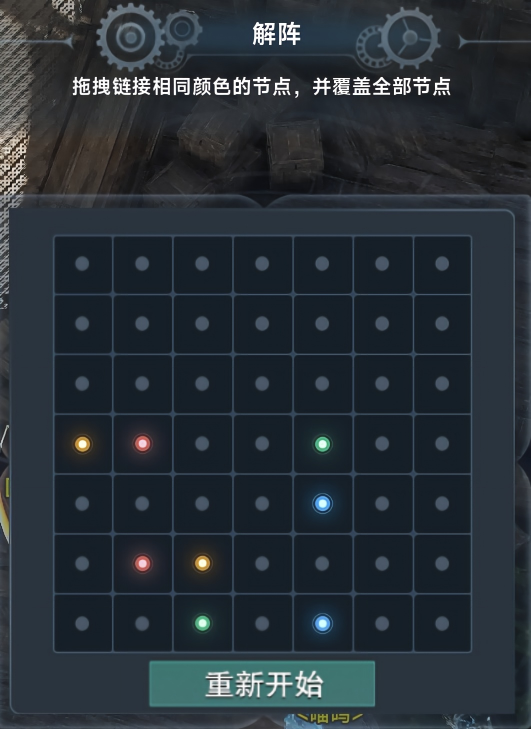
#> input picture solver/sample.png, 531 x 729 px
$ python auto_solve.py sample.png
#> lines starting #> are read from the running program, lines starting #| are printed output that depends on the picture; after the words box and inside, x2 and y2 are one past the last pixel; in counts of white or black regions, pixels touching at a corner belong together
# -*- coding: utf-8 -*-
"""
解阵 / Flow 连线 —— 截图直读求解器
用法:
    python auto_solve.py 截图.png [-o 输出.png]
自动定位棋盘、重建 7x7 网格、识别彩色端点、求解、把路径叠回原图。
"""
import argparse
import colorsys
import sys
from collections import deque

import numpy as np
from PIL import Image, ImageDraw

DIRS = [(-1, 0), (1, 0), (0, -1), (0, 1)]

# 色相参考（剑网三解阵实际色彩：红/橙/黄/绿/蓝/紫/粉，无青色）
HUES = [
    ('红', 0), ('橙', 22), ('黄', 41), ('绿', 152),
    ('蓝', 205), ('紫', 275), ('粉', 328),
]
PALETTE = {
    '红': (255, 72, 72), '橙': (255, 140, 26), '黄': (255, 208, 64),
    '绿': (72, 224, 128), '蓝': (72, 168, 255),
    '紫': (176, 108, 255), '粉': (255, 107, 203),
}


def longest_run(v, ratio=0.45, gap=20):
    thr = v.max() * ratio
    if thr == 0:
        return None
    idx = np.where(v > thr)[0]
    if not len(idx):
        return None
    best, cur = [idx[0], idx[0]], [idx[0], idx[0]]
    for i in idx[1:]:
        if i - cur[-1] <= gap:
            cur[-1] = i
        else:
            if cur[-1] - cur[0] > best[-1] - best[0]:
                best = cur[:]
            cur = [i, i]
    if cur[-1] - cur[0] > best[-1] - best[0]:
        best = cur[:]
    return best[0], best[-1]


def find_board(arr):
    r = arr[:, :, 0].astype(int)
    g = arr[:, :, 1].astype(int)
    b = arr[:, :, 2].astype(int)
    mask = (r >= 15) & (r <= 32) & (g >= 24) & (g <= 42) & (b >= 32) & (b <= 52) & ((b - r) >= 11)
    xr = longest_run(mask.sum(axis=0))
    yr = longest_run(mask.sum(axis=1))
    if xr is None or yr is None:
        h, w = arr.shape[:2]
        return int(w * 0.05), int(h * 0.05), int(w * 0.95), int(h * 0.95)
    return xr[0], yr[0], xr[1] + 1, yr[1] + 1


def peaks(v, thr):
    out = []
    i = 0
    n = len(v)
    while i < n:
        if v[i] >= thr:
            j = i
            while j < n and v[j] >= thr:
                j += 1
            out.append((i + j - 1) / 2.0)
            i = j
        else:
            i += 1
    return out


def clean_peaks(arr):
    if not arr or len(arr) <= 1:
        return arr
    sorted_arr = sorted(arr)
    res = [sorted_arr[0]]
    for v in sorted_arr[1:]:
        if v - res[-1] >= 40:
            res.append(v)
    return res


def enforce_seven(arr, start, end):
    if len(arr) == 7:
        return arr
    if len(arr) > 7:
        return arr[:7]
    step = (end - start) / 7.0
    return [start + step * (i + 0.5) for i in range(7)]


def detect_grid(img):
    arr = np.asarray(img).astype(np.float32)
    box = find_board(arr)
    x0, y0, x1, y1 = box
    pad = 6
    sub = arr[max(0, y0 + pad):min(arr.shape[0], y1 - pad), max(0, x0 + pad):min(arr.shape[1], x1 - pad)]
    lum = sub.mean(axis=2)
    mx = sub.max(axis=2)
    mn = sub.min(axis=2)
    sat = (mx - mn) / np.maximum(mx, 1)
    bright = (lum >= 78) & (lum <= 122) & (sat < 0.35)

    colproj = bright.sum(axis=0)
    rowproj = bright.sum(axis=1)

    max_c = colproj.max() if len(colproj) else 1
    max_r = rowproj.max() if len(rowproj) else 1

    gx_raw = [x0 + pad + p for p in peaks(colproj, max(4, max_c * 0.18))]
    gy_raw = [y0 + pad + p for p in peaks(rowproj, max(4, max_r * 0.18))]

    gx = enforce_seven(clean_peaks(gx_raw), x0, x1)
    gy = enforce_seven(clean_peaks(gy_raw), y0, y1)
    return gx, gy, box


def detect_endpoints(img, gx, gy, box):
    arr = np.asarray(img).astype(np.float32)
    x0, y0, x1, y1 = box
    h, w = arr.shape[:2]

    # 锁定在棋盘区域内部
    ex0 = max(0, x0 + 4)
    ex1 = min(w - 1, x1 - 4)
    ey0 = max(0, y0 + 4)
    ey1 = min(h - 1, y1 - 4)

    sub = arr[ey0:ey1 + 1, ex0:ex1 + 1]
    mx = sub.max(axis=2)
    mn = sub.min(axis=2)
    sat = (mx - mn) / np.maximum(mx, 1)

    # 精确区分彩色发光端点与暗灰点
    is_colored = ((sat >= 0.38) & (mx >= 110)) | ((sat >= 0.28) & (mx >= 170))

    sub_ys, sub_xs = np.where(is_colored)
    if not len(sub_xs):
        return []

    pts = set(zip((sub_xs + ex0).tolist(), (sub_ys + ey0).tolist()))
    seen = set()
    groups = []
    for p in list(pts):
        if p in seen:
            continue
        q = deque([p])
        seen.add(p)
        grp = []
        while q:
            cx, cy = q.popleft()
            grp.append((cx, cy))
            for dx in (-1, 0, 1):
                for dy in (-1, 0, 1):
                    if dx == 0 and dy == 0:
                        continue
                    n = (cx + dx, cy + dy)
                    if n in pts and n not in seen:
                        seen.add(n)
                        q.append(n)
        if 45 <= len(grp) <= 800:
            groups.append(grp)

    out = []
    seen_cells = set()
    for grp in groups:
        grp_sorted = sorted(grp, key=lambda p: -float(arr[p[1], p[0]].sum()))
        top = grp_sorted[:max(1, len(grp) // 4)]
        rr = float(np.mean([arr[y, x, 0] for x, y in top]))
        gg = float(np.mean([arr[y, x, 1] for x, y in top]))
        bb = float(np.mean([arr[y, x, 2] for x, y in top]))
        hh, ss, vv = colorsys.rgb_to_hsv(rr / 255.0, gg / 255.0, bb / 255.0)
        hue = hh * 360.0
        cx = float(np.mean([p[0] for p in grp]))
        cy = float(np.mean([p[1] for p in grp]))

        name = min(HUES, key=lambda t: min(abs(t[1] - hue), 360 - abs(t[1] - hue)))[0]
        ci = int(min(range(len(gx)), key=lambda i: abs(gx[i] - cx)))
        ri = int(min(range(len(gy)), key=lambda i: abs(gy[i] - cy)))

        cell_key = (name, ri, ci)
        if cell_key not in seen_cells:
            seen_cells.add(cell_key)
            out.append((name, ri, ci, hue, cx, cy))
    return out


def solve(nr, nc, ends):
    board = [[None] * nc for _ in range(nr)]
    for name, pts in ends.items():
        for (r, c) in pts:
            board[r][c] = name
    colors = list(ends.keys())

    def nb(r, c):
        for dr, dc in DIRS:
            a, b2 = r + dr, c + dc
            if 0 <= a < nr and 0 <= b2 < nc:
                yield a, b2

    def prune(remaining):
        if not remaining:
            return True
        reach = [[False] * nc for _ in range(nr)]
        q = deque()
        for nm in remaining:
            for (r, c) in ends[nm]:
                if not reach[r][c]:
                    reach[r][c] = True
                    q.append((r, c))
        while q:
            r, c = q.popleft()
            for a, b2 in nb(r, c):
                if not reach[a][b2] and board[a][b2] is None:
                    reach[a][b2] = True
                    q.append((a, b2))
        for r in range(nr):
            for c in range(nc):
                if board[r][c] is None and not reach[r][c]:
                    return False
        return True

    def dist(nm):
        (r1, c1), (r2, c2) = ends[nm]
        return abs(r1 - r2) + abs(c1 - c2)

    # 远端点优先搜索（解法均匀美观）
    colors.sort(key=lambda nm: -dist(nm))
    paths = {}
    nodes = [0]
    LIMIT = 200000

    def dfs(idx):
        nodes[0] += 1
        if nodes[0] > LIMIT:
            return False
        if idx == len(colors):
            return all(board[r][c] is not None for r in range(nr) for c in range(nc))
        nm = colors[idx]
        start, end = ends[nm]
        path = [start]

        def walk(r, c):
            if (r, c) == end and len(path) > 1:
                if not prune(colors[idx + 1:]):
                    return False
                paths[nm] = list(path)
                if dfs(idx + 1):
                    return True
                del paths[nm]
                return False
            for a, b2 in nb(r, c):
                if (a, b2) == end:
                    path.append((a, b2))
                    ok = walk(a, b2)
                    path.pop()
                    if ok:
                        return True
                    continue
                if board[a][b2] is not None or (a, b2) in path:
                    continue
                board[a][b2] = nm
                path.append((a, b2))
                if prune(colors[idx:]):
                    if walk(a, b2):
                        return True
                path.pop()
                board[a][b2] = None
            return False

        return walk(start[0], start[1])

    ok = dfs(0)
    return ok, board, paths, nodes[0]


def main():
    ap = argparse.ArgumentParser()
    ap.add_argument('src')
    ap.add_argument('-o', '--out', default=None)
    args = ap.parse_args()

    img = Image.open(args.src).convert('RGB')
    gx, gy, box = detect_grid(img)
#> in find_board, `mask = (r >= 15) & (r <= 32) & (g >= 24) & (g <= 42) & (b >= 32) & (b ..`:
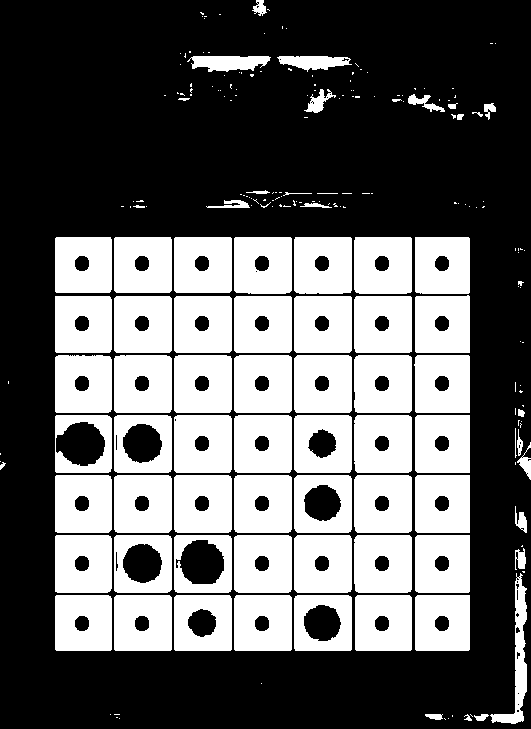
#> mask: shape (729, 531) bool; 38.9% white; 216 white regions (139 under 20 px), largest, box (x1, y1, x2, y2) and area: (294, 355, 352, 413) 3171, (234, 355, 292, 413) 3170, (174, 415, 232, 473) 3170
#> in longest_run, `thr = v.max() * ratio`: thr = 191.7
#> in longest_run, `idx = np.where(v > thr)[0]`: idx = 408 values from 55 to 522
#> in longest_run, `best, cur = [idx[0], idx[0]], [idx[0], idx[0]]`: best = [55, 55]
#> the loop in longest_run, `for i in idx[1:]:` made 407 passes
#> i on passes 1 to 3: 56, 57, 58
#> after the loop in longest_run, `for i in idx[1:]:`: best = [55, 469]
#> in find_board, `xr = longest_run(mask.sum(axis=0))`: xr = (55, 469)
#> the loop in longest_run (call 2), `for i in idx[1:]:` made 400 passes
#> i on passes 1 to 3: 238, 239, 240
#> in find_board, `yr = longest_run(mask.sum(axis=1))`: yr = (237, 650)
#> in detect_grid, `box = find_board(arr)`: box = (55, 237, 470, 651)
#> in detect_grid, `x0, y0, x1, y1 = box`: x0 = 55; y0 = 237; x1 = 470; y1 = 651
#> in detect_grid, `bright = (lum >= 78) & (lum <= 122) & (sat < 0.35)`:
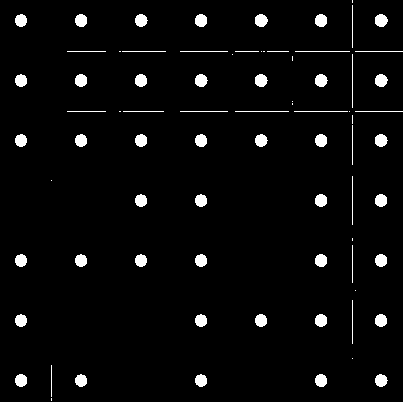
#> bright: shape (402, 403) bool; 3.7% white; 77 white regions (16 under 20 px), largest, box (x1, y1, x2, y2) and area: (255, 14, 268, 27) 132, (375, 14, 388, 27) 132, (255, 74, 268, 87) 130
#> in detect_grid, `colproj = bright.sum(axis=0)`: colproj = 403 values, max 284 at index 352, min 0 at index 0, mean 15.04
#> in detect_grid, `rowproj = bright.sum(axis=1)`: rowproj = 402 values, max 287 at index 111, min 0 at index 3, mean 15.08
#> in detect_grid, `max_c = colproj.max() if len(colproj) else 1`: max_c = 284
#> in detect_grid, `max_r = rowproj.max() if len(rowproj) else 1`: max_r = 287
#> in peaks, `n = len(v)`: n = 403
#> the loop in peaks, `while i < n:` made 350 passes
#> i on passes 17, 69: 26, 85
#> i on passes 1 to 6: 1, 2, 3, 4, 5, 6
#> after the loop in peaks, `while i < n:`: j = 386; out = [20.5, 80.5, 140.5, 200.5, 260.5, 320.5, 352, 380.5]
#> in detect_grid, `gx_raw = [x0 + pad + p for p in peaks(colproj, max(4, max_c * 0.18))]`: gx_raw = [81.5, 141.5, 201.5, 261.5, 321.5, 381.5, 413, 441.5]
#> the loop in peaks (call 2), `while i < n:` made 352 passes
#> i on passes 16, 42, 66, 92: 26, 52, 86, 112
#> in detect_grid, `gy_raw = [y0 + pad + p for p in peaks(rowproj, max(4, max_r * 0.18))]`: gy_raw = [263, 294, 323, 354, 383, 503, 563, 623]
#> in clean_peaks, `sorted_arr = sorted(arr)`: sorted_arr has the same summary as gx_raw in detect_grid
#> in clean_peaks, `res = [sorted_arr[0]]`: res = [81.5]
#> the loop in clean_peaks, `for v in sorted_arr[1:]:` made 7 passes
#> v on passes 1 to 7: 141.5, 201.5, 261.5, 321.5, 381.5, 413, 441.5
#> after the loop in clean_peaks, `for v in sorted_arr[1:]:`: res = [81.5, 141.5, 201.5, 261.5, 321.5, 381.5, 441.5]
#> the loop in clean_peaks (call 2), `for v in sorted_arr[1:]:` made 7 passes
#> v on passes 1 to 7: 294, 323, 354, 383, 503, 563, 623
#> in detect_grid, `gy = enforce_seven(clean_peaks(gy_raw), y0, y1)`: gy = [266.6, 325.7, 384.9, 444, 503.1, 562.3, 621.4]
#> gx = [81.5, 141.5, 201.5, 261.5, 321.5, 381.5, 441.5]; gy = [266.6, 325.7, 384.9, 444, 503.1, 562.3, 621.4]; box = (55, 237, 470, 651)
    print(f'棋盘区域 {box}  ->  网格 {len(gy)} 行 x {len(gx)} 列')
#| 棋盘区域 (55, 237, 470, 651)  ->  网格 7 行 x 7 列

    eps = detect_endpoints(img, gx, gy, box)
#> in detect_endpoints, `x0, y0, x1, y1 = box`: x0 = 55; y0 = 237; x1 = 470; y1 = 651
#> in detect_endpoints, `ex0 = max(0, x0 + 4)`: ex0 = 59
#> in detect_endpoints, `ex1 = min(w - 1, x1 - 4)`: ex1 = 466
#> in detect_endpoints, `ey0 = max(0, y0 + 4)`: ey0 = 241
#> in detect_endpoints, `ey1 = min(h - 1, y1 - 4)`: ey1 = 647
#> in detect_endpoints, `mx = sub.max(axis=2)`:
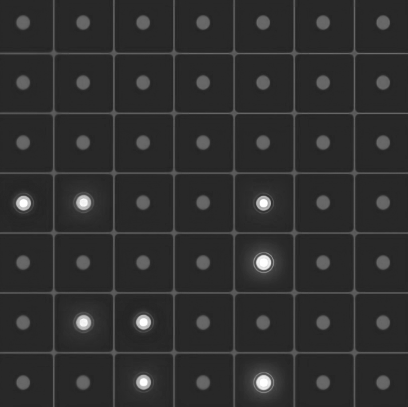
#> mx: shape (407, 408) float32; min 34, max 255, mean 47.1
#> in detect_endpoints, `mn = sub.min(axis=2)`:
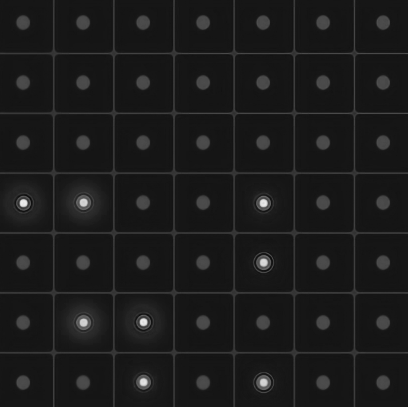
#> mn: shape (407, 408) float32; min 10, max 236, mean 27
#> in detect_endpoints, `sat = (mx - mn) / np.maximum(mx, 1)`:
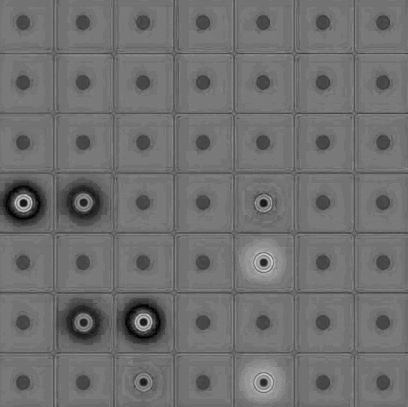
#> sat: shape (407, 408) float32; min 0, max 0.835, mean 0.437
#> in detect_endpoints, `is_colored = ((sat >= 0.38) & (mx >= 110)) | ((sat >= 0.28) & (mx >= 1..`:
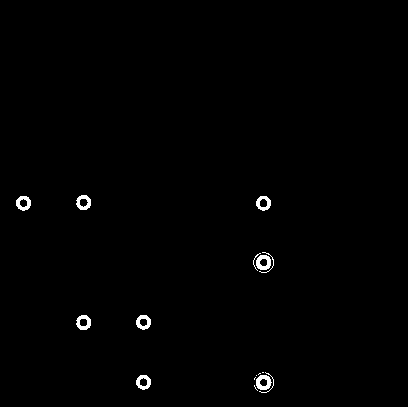
#> is_colored: shape (407, 408) bool; 0.73% white; 16 white regions (5 under 20 px), largest, box (x1, y1, x2, y2) and area: (256, 375, 272, 390) 152, (256, 255, 271, 270) 149, (76, 315, 91, 330) 136
#> in detect_endpoints, `sub_ys, sub_xs = np.where(is_colored)`: sub_ys = 1205 values from 195 to 392; sub_xs = 1205 values, max 273 at index 474, min 16 at index 125, mean 169.5
#> in detect_endpoints, `pts = set(zip((sub_xs + ex0).tolist(), (sub_ys + ey0).tolist()))`: pts = 1205 items
#> the loop in detect_endpoints, `for p in list(pts):` made 1205 passes
#> p on passes 1 to 3: (146, 441), (147, 558), (319, 512)
#> after the loop in detect_endpoints, `for p in list(pts):`: groups = 8 items; seen = 1205 items
#> the loop in detect_endpoints, `for grp in groups:` made 8 passes
#> (rr, gg, bb, hh, ss, vv, hue, cx) on passes 1, 2, 3, 4, 5, 7, 8: (203.2, 120.3, 119.1, 0.00234, 0.414, 0.797, 0.843, 142.2), (203.5, 123.7, 122.1, 0.00337, 0.4, 0.798, 1.21, 142.3), (127.7, 192.5, 238.8, 0.569, 0.465, 0.936, 205, 322.1), (119.5, 197.7, 159, 0.418, 0.396, 0.775, 150.3, 202.1), (113.4, 193.4, 155.7, 0.421, 0.414, 0.759, 151.7, 322.1), (213.2, 179.3, 109.8, 0.112, 0.485, 0.836, 40.33, 202.1), (212.7, 177.5, 108.2, 0.111, 0.491, 0.834, 39.79, 82.09)
#> (rr, gg, bb, hh, ss, vv, hue, cx) on pass 6: (124, 192.8, 240.8, 0.568, 0.485, 0.944, 204.7, 322.1)
#> after the loop in detect_endpoints, `for grp in groups:`: out = 8 items, first 6: ('红', 3, 1, 0.843, 142.2, 443.1), ('红', 5, 1, 1.21, 142.3, 563.1), ('蓝', 6, 4, 205, 322.1, 623.1), ('绿', 6, 2, 150.3, 202.1, 622.7), ('绿', 3, 4, 151.7, 322.1, 443.8), ('蓝', 4, 4, 204.7, 322.1, 503.1); seen_cells = 8 items
#> eps has the same summary as out in detect_endpoints
    ends = {}
    for name, r, c, hue, cx, cy in eps:
        ends.setdefault(name, []).append((r, c))
        print(f'  {name} hue={hue:5.1f} -> 行{r+1} 列{c+1}  (像素 {cx:.0f},{cy:.0f})')
#> this loop made 8 passes
#|   红 hue=  0.8 -> 行4 列2  (像素 142,443)
#|   红 hue=  1.2 -> 行6 列2  (像素 142,563)
#|   蓝 hue=205.0 -> 行7 列5  (像素 322,623)
#|   绿 hue=150.3 -> 行7 列3  (像素 202,623)
#|   绿 hue=151.7 -> 行4 列5  (像素 322,444)
#|   蓝 hue=204.7 -> 行5 列5  (像素 322,503)
#|   黄 hue= 40.3 -> 行6 列3  (像素 202,563)
#|   黄 hue= 39.8 -> 行4 列1  (像素 82,444)
#> after the loop, ends = {'红': [(3, 1), (5, 1)], '蓝': [(6, 4), (4, 4)], '绿': [(6, 2), (3, 4)], '黄': [(5, 2), (3, 0)]}

    bad = {k: v for k, v in ends.items() if len(v) != 2}
#> bad = 0 items
    if bad:
        print('端点数量异常，无法求解:', {k: len(v) for k, v in bad.items()}, file=sys.stderr)
        return 1

    ok, board, paths, nodes = solve(len(gy), len(gx), ends)
#> ok = True; board = 7 items; paths = 4 items; nodes = 9479
    print('求解:', '成功' if ok else '无解', f'(搜索 {nodes} 个节点)')
#| 求解: 成功 (搜索 9479 个节点)
    if not ok:
        return 1

    for nm, p in paths.items():
        print(f'{nm}({len(p)}格): ' + ' -> '.join(f'({r+1},{c+1})' for r, c in p))
#> this loop made 4 passes
#> nm on passes 1, 2, 4: '绿', '黄', '蓝'
#> (nm, p) on pass 3: ('红', [(3, 1), (4, 1), (4, 0), (5, 0), (6, 0), (6, 1), (5, 1)])
#| 绿(12格): (7,3) -> (7,4) -> (6,4) -> (5,4) -> (4,4) -> (3,4) -> (2,4) -> (1,4) -> (1,5) -> (2,5) -> (3,5) -> (4,5)
#| 黄(13格): (6,3) -> (5,3) -> (4,3) -> (3,3) -> (2,3) -> (1,3) -> (1,2) -> (1,1) -> (2,1) -> (2,2) -> (3,2) -> (3,1) -> (4,1)
#| 红(7格): (4,2) -> (5,2) -> (5,1) -> (6,1) -> (7,1) -> (7,2) -> (6,2)
#| 蓝(17格): (7,5) -> (6,5) -> (6,6) -> (7,6) -> (7,7) -> (6,7) -> (5,7) -> (4,7) -> (3,7) -> (2,7) -> (1,7) -> (1,6) -> (2,6) -> (3,6) -> (4,6) -> (5,6) -> (5,5)

    draw = ImageDraw.Draw(img, 'RGBA')
    for nm, p in paths.items():
        col = PALETTE.get(nm, (255, 255, 255))
        pts = [(gx[c], gy[r]) for r, c in p]
        draw.line(pts, fill=col + (75,), width=30, joint='curve')
        draw.line(pts, fill=col + (238,), width=16, joint='curve')
        for pt in [pts[0], pts[-1]]:
            draw.ellipse([pt[0]-14, pt[1]-14, pt[0]+14, pt[1]+14], fill=col + (255,), outline=(255,255,255,255), width=3)
#> this loop made 4 passes
#> (nm, col) on passes 1, 2, 4: ('绿', (72, 224, 128)), ('黄', (255, 208, 64)), ('蓝', (72, 168, 255))
#> (nm, p, col) on pass 3: ('红', [(3, 1), (4, 1), (4, 0), (5, 0), (6, 0), (6, 1), (5, 1)], (255, 72, 72))

    out = args.out or (args.src.rsplit('.', 1)[0] + '_answer.png')
    img.save(out)
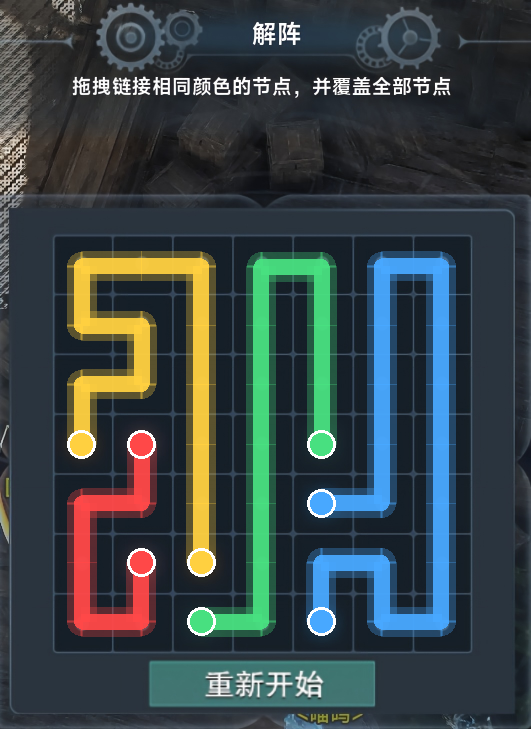
#> saved as sample_answer.png: PIL image 531x729 RGB; mean R, G, B 56.9, 68.6, 70.2
    print('已保存:', out)
    return 0


if __name__ == '__main__':
    sys.exit(main())
#> (the program exits here)
